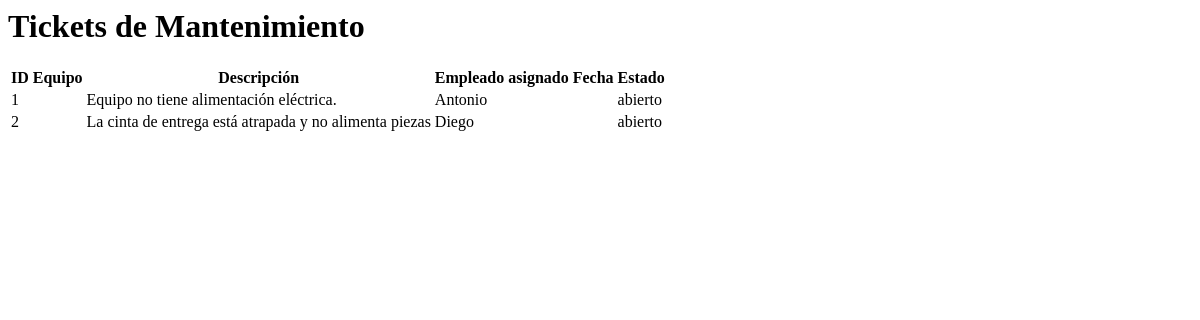
The app's page /Aerotech/tickets/, older data.
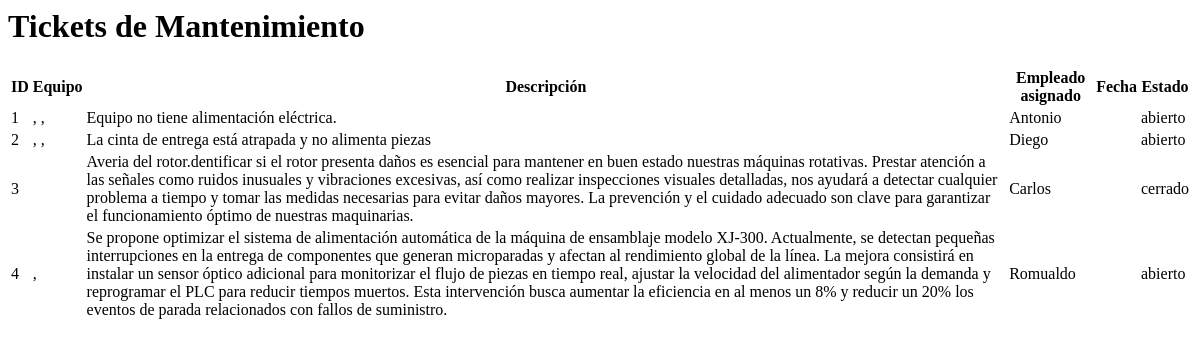
The same page, newer data.
### Aerotech/models.py (models this page shows, shortened)
class Ticket(models.Model):
    referencia = models.CharField(max_length=100, unique=True)
    titulo = models.CharField(max_length=200)
    descripcion = models.TextField()
    fecha_apertura = models.DateField(auto_now_add=True)
    fecha_resolucion = models.DateField(null=True, blank=True)
    urgencia = models.CharField(max_length=10, choices=[('alta', 'Alta'), ('media', 'Media'), ('baja', 'Baja')])
    tipo = models.CharField(max_length=15, choices=[('averia', 'Avería'), ('mejora', 'Mejora'), ('mantenimiento', 'Mantenimiento')])
    estado = models.CharField(max_length=10, choices=[('abierto', 'Abierto'), ('cerrado', 'Cerrado')])
    empleado = models.ForeignKey(Empleado, on_delete=models.SET_NULL, null=True)  # ONE TO MANY
    equipos = models.ManyToManyField(Equipo)

class Empleado(models.Model):
    dni = models.CharField(max_length=9, unique=True)
    nombre = models.CharField(max_length=100)
    apellidos = models.CharField(max_length=150)
    email = models.EmailField()
    telefono = models.CharField(max_length=15)

class Equipo(models.Model):
    numero_serie = models.CharField(max_length=100, unique=True)
    modelo = models.CharField(max_length=100)
    marca = models.CharField(max_length=100)
    tipo = models.CharField(max_length=100)
    fecha_adquisicion = models.DateField()
    fecha_puesta_marcha = models.DateField()
    proveedor_nombre = models.CharField(max_length=100)
    proveedor_telefono = models.CharField(max_length=15)
    planta = models.CharField(max_length=100)
    empleados = models.ManyToManyField(Empleado, related_name="equipos_asignados")

### Aerotech/views.py (the view)
# urls.py: path('tickets/', views.ListaTickets.as_view(), name='lista-tickets'),
class ListaTickets(ListView):
    model = Ticket
    template_name = 'lista_tickets.html'
    context_object_name = 'tickets'

### templates/lista_tickets.html
<h1>Tickets de Mantenimiento</h1>
<table>
    <thead>
        <tr>
            <th>ID</th>
            <th>Equipo</th>
            <th>Descripción</th>
            <th>Empleado asignado</th>
            <th>Fecha</th>
            <th>Estado</th>
        </tr>
    </thead>
    <tbody>
        {% for ticket in tickets %}
        <tr>
            <td>{{ ticket.id }}</td>
            <td>
                {% for equipo in ticket.equipos.all %}
                {{ equipo.nombre }}{% if not forloop.last %}, {% endif %}
                {% endfor %}
            </td>
            <td>{{ ticket.descripcion }}</td>
            <td>{{ ticket.empleado.nombre }}</td>
            <td>{{ ticket.fecha_creacion|date:"d M Y H:i" }}</td>
            <td>{{ ticket.estado }}</td>
        </tr>
        {% empty %}
        <tr>
            <td colspan="6">No hay tickets registrados.</td>
        </tr>
        {% endfor %}
    </tbody>
</table>

Row changes from the older to the newer data that the page shows:
added Ticket: id "3", descripcion "Averia del rotor.dentificar si el rotor presenta daños es esencial para mantener en buen estado nuestras máquinas rotativas. Prestar atención a las señales como ruidos inusuales y vibraciones excesivas, así como realizar inspecciones visuales detalladas, nos ayudará a detectar cualquier problema a tiempo y tomar las medidas necesarias para evitar daños mayores. La prevención y el cuidado adecuado son clave para garantizar el funcionamiento óptimo de nuestras maquinarias.", empleado.nombre "Carlos", estado "cerrado"
added Ticket: id "4", descripcion "Se propone optimizar el sistema de alimentación automática de la máquina de ensamblaje modelo XJ-300. Actualmente, se detectan pequeñas interrupciones en la entrega de componentes que generan microparadas y afectan al rendimiento global de la línea. La mejora consistirá en instalar un sensor óptico adicional para monitorizar el flujo de piezas en tiempo real, ajustar la velocidad del alimentador según la demanda y reprogramar el PLC para reducir tiempos muertos. Esta intervención busca aumentar la eficiencia en al menos un 8% y reducir un 20% los eventos de parada relacionados con fallos de suministro.", empleado.nombre "Romualdo", estado "abierto"
